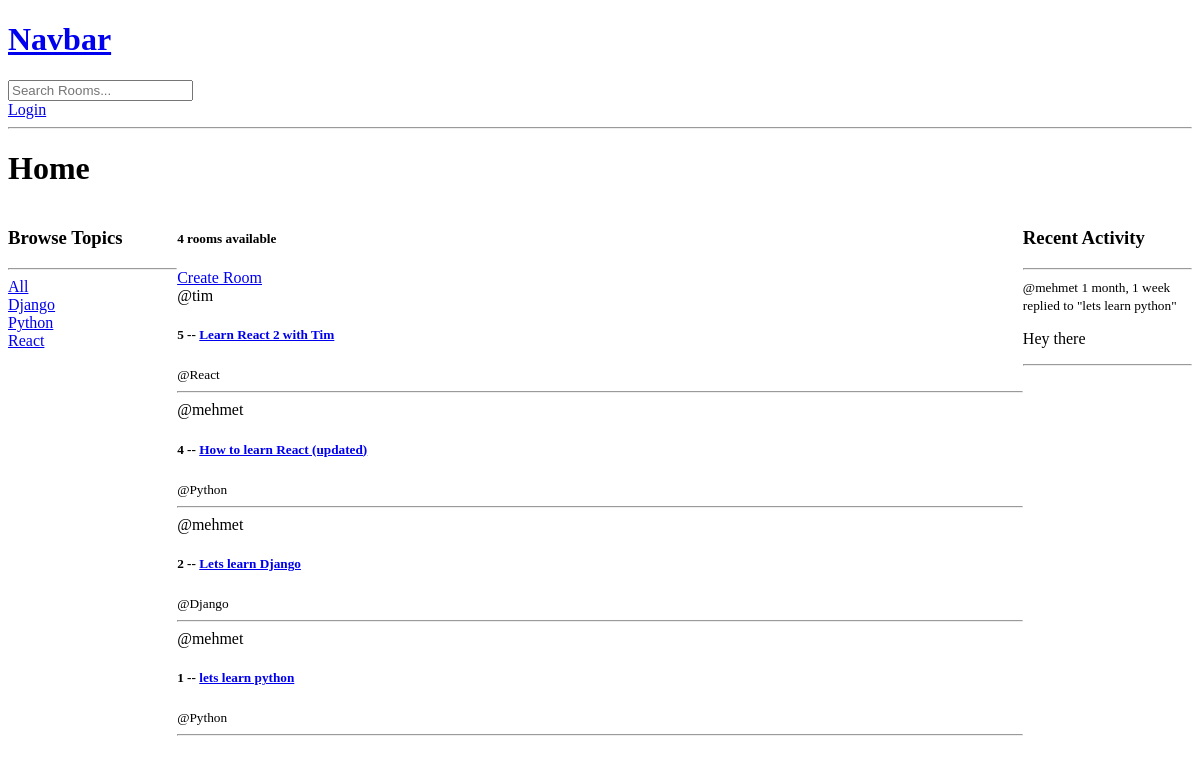
The app's page /, older data.
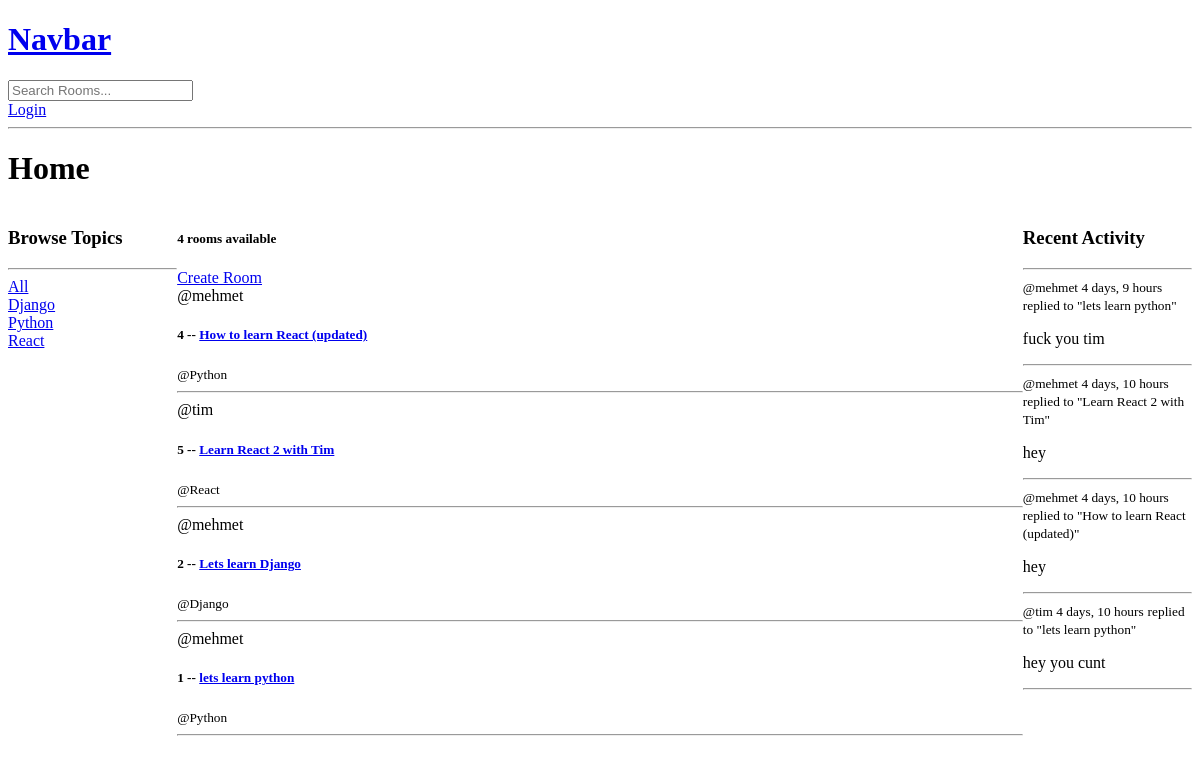
The same page, newer data.
### base/models.py (models this page shows, shortened)
class Topic(models.Model):
    name = models.CharField(max_length=200)

class Room(models.Model):
    host = models.ForeignKey(User, on_delete=models.SET_NULL, null=True)
    topic = models.ForeignKey(Topic, on_delete=models.SET_NULL, null=True)
    name = models.CharField(max_length=200)
    description = models.TextField(null=True, blank=True)
    participants = models.ManyToManyField(
        User, related_name='participants', blank=True)
    updated = models.DateTimeField(auto_now=True)
    created = models.DateTimeField(auto_now_add=True)
    class Meta:
        ordering = ['-updated', '-created']
    def __str__(self):
        return self.name

class Message(models.Model):
    user = models.ForeignKey(User, on_delete=models.CASCADE)
    room = models.ForeignKey(Room, on_delete=models.CASCADE)
    body = models.TextField()
    updated = models.DateTimeField(auto_now=True)
    created = models.DateTimeField(auto_now_add=True)
    class Meta:
        ordering = ['-updated', '-created']
    def __str__(self):
        return self.body[0:50]

### base/views.py (the view)
# urls.py: path('', views.home, name='home'),
def home(request):
    q = request.GET.get('q') if request.GET.get('q') != None else ''
    rooms = Room.objects.filter(
        Q(topic__name__icontains=q) |
        Q(name__icontains=q) |
        Q(description__icontains=q)
    ) #Allows you to use browse topics so that you can search specific topics
    topics = Topic.objects.all() #Objects allow you to access model database
    room_count = rooms.count()
    room_messages = Message.objects.filter(Q(room__topic__name__icontains=q))
    context = {'rooms':rooms, 'topics':topics,
    'room_count':room_count, 'room_messages':room_messages}
    return render(request, 'base/home.html',context)

### base/templates/base/home.html (shortened to what this page needs)
{% extends 'main.html' %}
{% block content %}
<h1>Home</h1>
<div class="home-container">
    <div>
       {% include 'base/topics_component.html' %}
    </div>
    <div>
        <h5>{{room_count}} rooms available</h5>
        <a href="{% url 'create-room' %}">Create Room</a>
        {% include 'base/feed_component.html' %}
    </div>
    <div>
        {% include 'base/activity_component.html' %}
    </div>
</div>
{% endblock %}

### base/templates/base/topics_component.html
<h3>Browse Topics</h3>
<hr>
<div>
    <a href="{% url 'home' %}">All</a>
</div>
{% for topic in topics %}
    <div>
        <a href="{% url 'home' %}?q={{topic.name}}">{{topic.name}}</a>
    </div>
{% endfor %}

### base/templates/base/feed_component.html (shortened to what this page needs)
<div>
    {% for room in rooms %}
        <div>
            <span>@{{room.host.username}}</span>
            <h5>{{room.id}} -- <a href = "{% url 'room' room.id %}">{{room.name}}</a> </h5>
            <small>@{{room.topic.name}}</small>
            <hr>
        </div>
    {% endfor %}
</div>

### base/templates/base/activity_component.html (shortened to what this page needs)
<h3>Recent Activity</h3>
<hr>
{% for message in room_messages %}
    <div>
        <small>@{{message.user}} {{message.created|timesince}}</small>
        <small>replied to "{{message.room}}"</small>
        <p>{{message}}</p>
        <hr>
    </div>
{% endfor %}

Row changes from the older to the newer data that the page shows:
removed Message: user "mehmet", created "1 month, 1 week", room "lets learn python", body "Hey there"
changed Room "How to learn React (updated)": moves up the list
added Message: user "mehmet", created "4 days, 9 hours", room "lets learn python", body "fuck you tim"
added Message: user "mehmet", created "4 days, 10 hours", room "Learn React 2 with Tim", body "hey"
added Message: user "mehmet", created "4 days, 10 hours", room "How to learn React (updated)", body "hey"
added Message: user "tim", created "4 days, 10 hours", room "lets learn python", body "hey you cunt"
